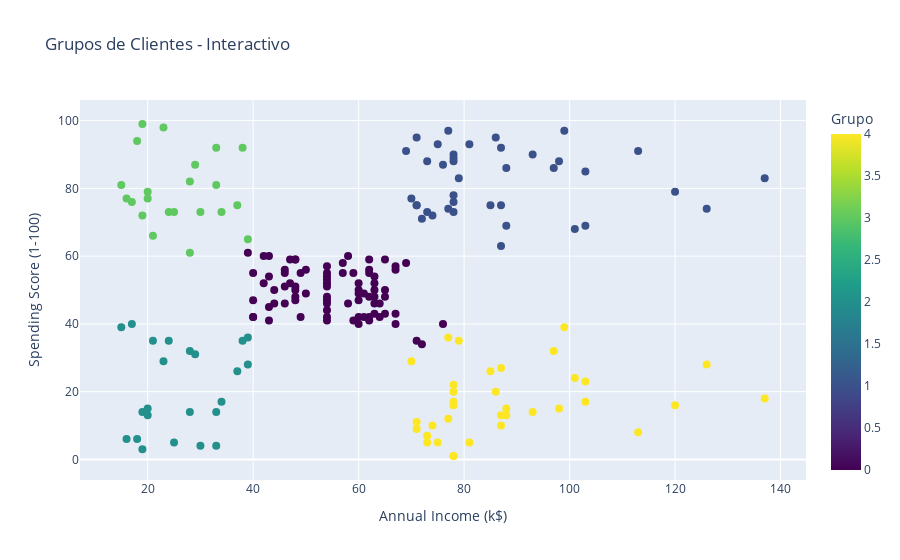

The notebook cell this image was saved under:
### Code cell
import plotly.express as px

fig = px.scatter(
    Datos,
    x="Annual Income (k$)",
    y="Spending Score (1-100)",
    color="Grupo",
    hover_data=["Annual Income (k$)", "Spending Score (1-100)", "Grupo"],
    title="Grupos de Clientes - Interactivo",
    color_continuous_scale="viridis"
)

fig.update_traces(marker=dict(size=8))
fig.show()

### Figure 1 — Plotly figure (JSON) as saved in the notebook; plotly's stock layout.template omitted (floating-point values rounded to 4 significant figures; data arrays with more than 128 entries replaced by an {"elided": "..."} marker saying what was removed)
{"data": [{"customdata": {"elided": "200x1 int values"}, "hovertemplate": "Annual Income (k$)=%{x}<br>Spending Score (1-100)=%{y}<br>Grupo=%{marker.color}<extra></extra>", "legendgroup": "", "marker": {"color": {"elided": "200 int values"}, "coloraxis": "coloraxis", "size": 8, "symbol": "circle"}, "mode": "markers", "name": "", "orientation": "v", "showlegend": false, "type": "scatter", "x": {"elided": "200 int values"}, "xaxis": "x", "y": {"elided": "200 int values"}, "yaxis": "y"}], "layout": {"autosize": true, "coloraxis": {"colorbar": {"title": {"text": "Grupo"}}, "colorscale": [[0, "#440154"], [0.1111, "#482878"], [0.2222, "#3e4989"], [0.3333, "#31688e"], [0.4444, "#26828e"], [0.5556, "#1f9e89"], [0.6667, "#35b779"], [0.7778, "#6ece58"], [0.8889, "#b5de2b"], [1, "#fde725"]]}, "legend": {"tracegroupgap": 0}, "title": {"text": "Grupos de Clientes - Interactivo"}, "xaxis": {"anchor": "y", "autorange": true, "domain": [0, 1], "range": [7.402, 144.6], "title": {"text": "Annual Income (k$)"}, "type": "linear"}, "yaxis": {"anchor": "x", "autorange": true, "domain": [0, 1], "range": [-8.026, 108.0], "title": {"text": "Spending Score (1-100)"}, "type": "linear"}}}
